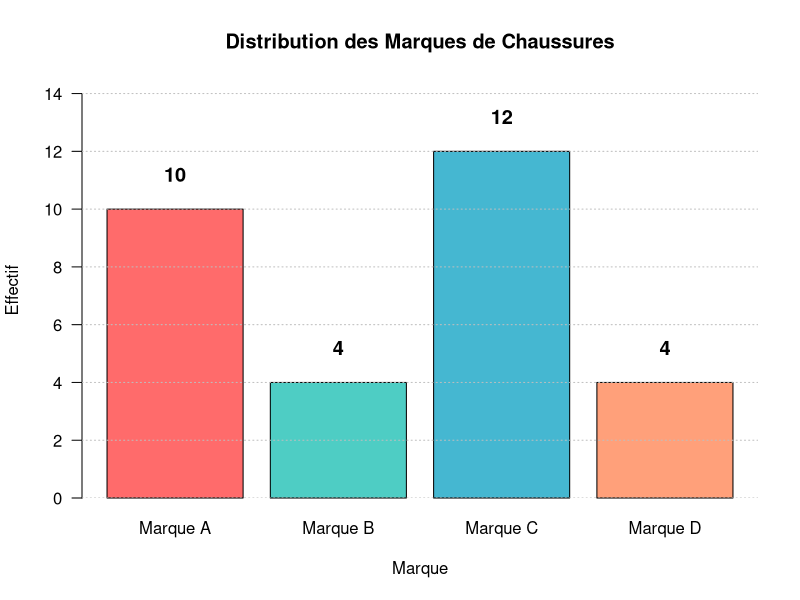
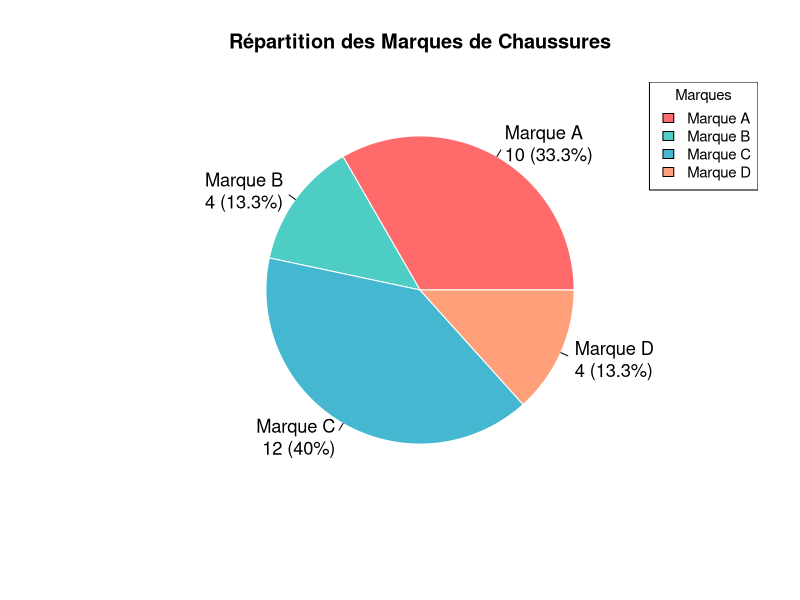

Generate these figures, in order, with R:
# ============================================================================
# ANALYSE DE LA VARIABLE QUALITATIVE "MARQUE"
# ============================================================================
# Ce script analyse la distribution de la variable "Marque" du fichier
# chaussures.csv et génère un diagramme en bâtons et un diagramme en secteurs
# ============================================================================

# ----------------------------------------------------------------------------
# 1. CHARGEMENT DES DONNÉES
# ----------------------------------------------------------------------------

# Lire le fichier CSV
donnees <- read.csv("chaussures.csv", header = TRUE, stringsAsFactors = FALSE)

# Afficher un aperçu des données
cat("\n=== APERÇU DES DONNÉES ===\n")
print(head(donnees))

cat("\n=== STRUCTURE DES DONNÉES ===\n")
str(donnees)

# ----------------------------------------------------------------------------
# 2. STATISTIQUES DESCRIPTIVES - TRI À PLAT
# ----------------------------------------------------------------------------

cat("\n\n=== ANALYSE DE LA VARIABLE MARQUE ===\n\n")

# Calculer la table de fréquences absolues
table_marque <- table(donnees$Marque)

# Calculer les proportions (fréquences relatives)
proportions <- prop.table(table_marque)

# Calculer les pourcentages
pourcentages <- proportions * 100

# Afficher le tri à plat
cat("--- TRI À PLAT ---\n")
cat("Effectifs par marque :\n")
print(table_marque)

cat("\n\nProportions :\n")
print(round(proportions, 3))

cat("\n\nPourcentages :\n")
print(round(pourcentages, 2))

# Créer un tableau récapitulatif
recap <- data.frame(
  Marque = names(table_marque),
  Effectif = as.vector(table_marque),
  Proportion = round(as.vector(proportions), 3),
  Pourcentage = paste0(round(as.vector(pourcentages), 2), "%")
)

cat("\n\n--- TABLEAU RÉCAPITULATIF ---\n")
print(recap, row.names = FALSE)

# Calculer le mode (modalité la plus fréquente)
mode_marque <- names(which.max(table_marque))
effectif_mode <- max(table_marque)

cat("\n\n--- MODE ---\n")
cat("La modalité la plus fréquente est :", mode_marque, "\n")
cat("Effectif du mode :", effectif_mode, "\n")

# ----------------------------------------------------------------------------
# 3. DIAGRAMME EN BÂTONS
# ----------------------------------------------------------------------------

cat("\n\n=== GÉNÉRATION DU DIAGRAMME EN BÂTONS ===\n")

# Définir les couleurs pour chaque marque
couleurs <- c("#FF6B6B", "#4ECDC4", "#45B7D1", "#FFA07A")

# Créer le diagramme en bâtons
barplot(table_marque,
        main = "Distribution des Marques de Chaussures",
        xlab = "Marque",
        ylab = "Effectif",
        col = couleurs,
        border = "black",
        las = 1,
        ylim = c(0, max(table_marque) * 1.2))

# Ajouter les effectifs au-dessus des barres
text(x = barplot(table_marque, plot = FALSE),
     y = table_marque + max(table_marque) * 0.05,
     labels = table_marque,
     pos = 3,
     cex = 1.2,
     font = 2)

# Ajouter une grille horizontale pour faciliter la lecture
grid(nx = NA, ny = NULL, col = "gray", lty = "dotted")

cat("Diagramme en bâtons généré avec succès !\n")

# ----------------------------------------------------------------------------
# 4. DIAGRAMME EN SECTEURS
# ----------------------------------------------------------------------------

cat("\n=== GÉNÉRATION DU DIAGRAMME EN SECTEURS ===\n")

# Créer une nouvelle fenêtre graphique pour le diagramme en secteurs
dev.new()

# Préparer les labels avec pourcentages
labels_pie <- paste0(names(table_marque), "\n",
                     table_marque, " (", 
                     round(pourcentages, 1), "%)")

# Créer le diagramme en secteurs
pie(table_marque,
    labels = labels_pie,
    main = "Répartition des Marques de Chaussures",
    col = couleurs,
    border = "white",
    cex = 1.1)

# Ajouter une légende
legend("topright",
       legend = names(table_marque),
       fill = couleurs,
       border = "black",
       cex = 0.9,
       title = "Marques")

cat("Diagramme en secteurs généré avec succès !\n")

# ----------------------------------------------------------------------------
# 5. ENREGISTREMENT DES GRAPHIQUES (OPTIONNEL)
# ----------------------------------------------------------------------------

# Si vous souhaitez enregistrer les graphiques en tant qu'images, 
# décommentez les lignes suivantes :

# # Enregistrer le diagramme en bâtons
# png("diagramme_batons_marque.png", width = 800, height = 600)
# barplot(table_marque,
#         main = "Distribution des Marques de Chaussures",
#         xlab = "Marque",
#         ylab = "Effectif",
#         col = couleurs,
#         border = "black",
#         las = 1,
#         ylim = c(0, max(table_marque) * 1.2))
# text(x = barplot(table_marque, plot = FALSE),
#      y = table_marque + max(table_marque) * 0.05,
#      labels = table_marque,
#      pos = 3,
#      cex = 1.2,
#      font = 2)
# grid(nx = NA, ny = NULL, col = "gray", lty = "dotted")
# dev.off()
# 
# # Enregistrer le diagramme en secteurs
# png("diagramme_secteurs_marque.png", width = 800, height = 600)
# labels_pie <- paste0(names(table_marque), "\n",
#                      table_marque, " (", 
#                      round(pourcentages, 1), "%)")
# pie(table_marque,
#     labels = labels_pie,
#     main = "Répartition des Marques de Chaussures",
#     col = couleurs,
#     border = "white",
#     cex = 1.1)
# legend("topright",
#        legend = names(table_marque),
#        fill = couleurs,
#        border = "black",
#        cex = 0.9,
#        title = "Marques")
# dev.off()
# 
# cat("\nGraphiques enregistrés avec succès !\n")

# ----------------------------------------------------------------------------
# FIN DU SCRIPT
# ----------------------------------------------------------------------------

cat("\n\n=== ANALYSE TERMINÉE ===\n")
cat("Vous pouvez maintenant consulter les graphiques dans le panneau Plots.\n")
